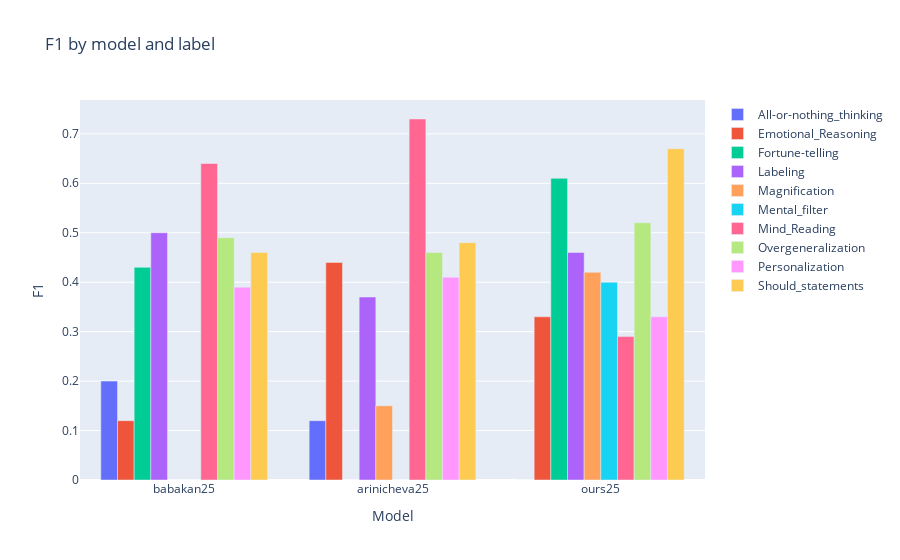

This figure's notebook cell:
### Code cell
metric_names = labels
model_metrics = {
'babakan25':   numbers_babakan,
'arinicheva25':   numbers_arinicheva,
'ours25': numbers_ours
}
fig = go.Figure()
for i in range(len(labels)):
    fig.add_trace(go.Bar(
        name=metric_names[i],
        x=list(model_metrics), y=[model_metrics[m][i] for m in model_metrics],
    ))
fig.update_layout(
    barmode='group', # Group bars by model
    title='F1 by model and label', # Add a title
    xaxis_title='Model', # Label the x-axis
    yaxis_title='F1', # Label the y-axis
    hovermode='closest' # Improve hover behavior
)
fig.show()

### Figure 1 — Plotly figure (JSON) as saved in the notebook; plotly's stock layout.template omitted (floating-point values rounded to 4 significant figures)
{"data": [{"name": "All-or-nothing_thinking", "type": "bar", "x": ["babakan25", "arinicheva25", "ours25"], "y": [0.2, 0.12, 0]}, {"name": "Emotional_Reasoning", "type": "bar", "x": ["babakan25", "arinicheva25", "ours25"], "y": [0.12, 0.44, 0.33]}, {"name": "Fortune-telling", "type": "bar", "x": ["babakan25", "arinicheva25", "ours25"], "y": [0.43, 0, 0.61]}, {"name": "Labeling", "type": "bar", "x": ["babakan25", "arinicheva25", "ours25"], "y": [0.5, 0.37, 0.46]}, {"name": "Magnification", "type": "bar", "x": ["babakan25", "arinicheva25", "ours25"], "y": [0, 0.15, 0.42]}, {"name": "Mental_filter", "type": "bar", "x": ["babakan25", "arinicheva25", "ours25"], "y": [0, 0, 0.4]}, {"name": "Mind_Reading", "type": "bar", "x": ["babakan25", "arinicheva25", "ours25"], "y": [0.64, 0.73, 0.29]}, {"name": "Overgeneralization", "type": "bar", "x": ["babakan25", "arinicheva25", "ours25"], "y": [0.49, 0.46, 0.52]}, {"name": "Personalization", "type": "bar", "x": ["babakan25", "arinicheva25", "ours25"], "y": [0.39, 0.41, 0.33]}, {"name": "Should_statements", "type": "bar", "x": ["babakan25", "arinicheva25", "ours25"], "y": [0.46, 0.48, 0.67]}], "layout": {"barmode": "group", "hovermode": "closest", "title": {"text": "F1 by model and label"}, "xaxis": {"title": {"text": "Model"}}, "yaxis": {"title": {"text": "F1"}}}}
